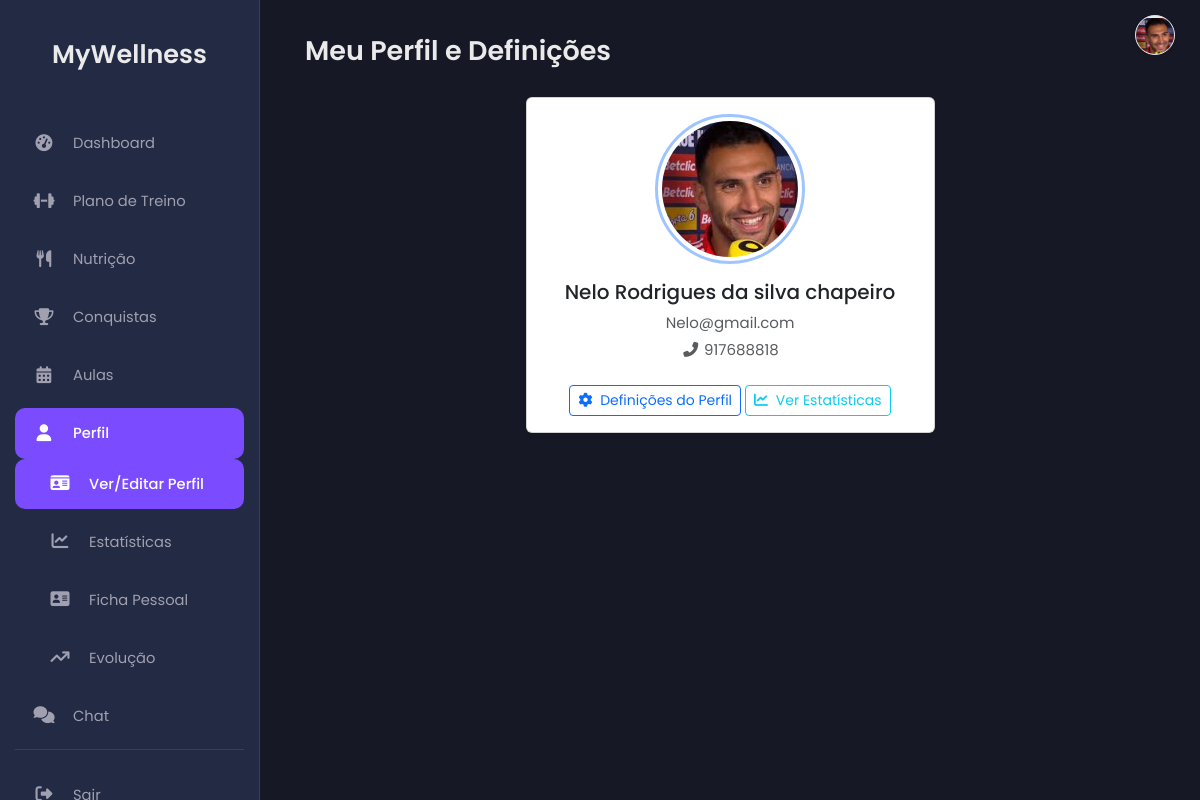
Screenshot of /profile.php (signed in) with the database file from the repository.
### tables this page shows
CREATE TABLE `clients` (
  `id` int(11) NOT NULL,
  `user_id` int(11) NOT NULL,
  `date_of_birth` date DEFAULT NULL,
  `weight` float DEFAULT NULL,
  `height` float DEFAULT NULL,
  `activity_level` varchar(50) DEFAULT NULL,
  `profession` varchar(100) DEFAULT NULL,
  `gym_frequency` varchar(100) DEFAULT NULL,
  `health_issues` text DEFAULT NULL,
  `water_percentage` decimal(5,2) DEFAULT NULL COMMENT 'Percentagem de Água Corporal',
  `idade_metabolica` int(11) DEFAULT NULL COMMENT 'Idade Metabólica (anos)',
  `morfotipo` varchar(50) DEFAULT NULL COMMENT 'Ectomorfo, Mesomorfo, Endomorfo',
  `ombros` decimal(5,1) DEFAULT NULL COMMENT 'Perímetro Ombros (cm)',
  `peitoral_dorsal` decimal(5,1) DEFAULT NULL COMMENT 'Perímetro Peitoral/Dorsal (cm)',
  `cintura` decimal(5,1) DEFAULT NULL COMMENT 'Perímetro Cintura (cm)',
  `abdominal` decimal(5,1) DEFAULT NULL COMMENT 'Perímetro Abdominal (cm)',
  `quadril` decimal(5,1) DEFAULT NULL COMMENT 'Perímetro Quadril (cm)',
  `braco_direito` decimal(5,1) DEFAULT NULL COMMENT 'Perímetro Braço Direito (cm)',
  `braco_esquerdo` decimal(5,1) DEFAULT NULL COMMENT 'Perímetro Braço Esquerdo (cm)',
  `coxa_direita` decimal(5,1) DEFAULT NULL COMMENT 'Perímetro Coxa Direita (cm)',
  `coxa_esquerda` decimal(5,1) DEFAULT NULL COMMENT 'Perímetro Coxa Esquerda (cm)',
  `perna_direita` decimal(5,1) DEFAULT NULL COMMENT 'Perímetro Perna Direita (cm)',
  `perna_esquerda` decimal(5,1) DEFAULT NULL COMMENT 'Perímetro Perna Esquerda (cm)',
  `tricipital` decimal(4,1) DEFAULT NULL COMMENT 'Prega Tricipital (mm)',
  `subescapular` decimal(4,1) DEFAULT NULL COMMENT 'Prega Subescapular (mm)',
  `bicipital` decimal(4,1) DEFAULT NULL COMMENT 'Prega Bicipital (mm)',
  `peitoral` decimal(4,1) DEFAULT NULL COMMENT 'Prega Peitoral (mm)',
  `axilar_media` decimal(4,1) DEFAULT NULL COMMENT 'Prega Axilar Média (mm)',
  `abdominal_plicometria` decimal(4,1) DEFAULT NULL COMMENT 'Prega Abdominal (mm)',
  `supra_iliaca` decimal(4,1) DEFAULT NULL COMMENT 'Prega Supra-ilíaca (mm)',
  `coxa` decimal(4,1) DEFAULT NULL COMMENT 'Prega Coxa (mm)',
  `geminal` decimal(4,1) DEFAULT NULL COMMENT 'Prega Geminal/Perna (mm)',
  `visceral_fat_index` tinyint(3) UNSIGNED DEFAULT NULL COMMENT 'Índice de Gordura Visceral (1-59)',
  `bone_mass_kg` decimal(4,2) DEFAULT NULL COMMENT 'Massa Óssea em Kg',
  `lean_mass_kg` decimal(5,2) DEFAULT NULL COMMENT 'Massa Magra em Kg',
  `muscle_mass_kg` decimal(5,2) DEFAULT NULL COMMENT 'Massa Muscular em Kg',
  `proteinas` decimal(5,2) DEFAULT NULL COMMENT 'Proteínas (Kg)',
  `fat_mass_kg` decimal(5,2) DEFAULT NULL COMMENT 'Massa Gorda em Kg',
  `fat_mass_percentage` decimal(5,2) DEFAULT NULL COMMENT 'Percentagem de Massa Gorda',
  `gordura_subcutanea` decimal(5,2) DEFAULT NULL COMMENT '% Gordura Subcutânea',
  `lean_mass_percentage` decimal(5,2) DEFAULT NULL COMMENT 'Percentagem de Massa Magra',
  `last_assessment_date` date DEFAULT NULL COMMENT 'Data da Última Avaliação Corporal'
);

CREATE TABLE `users` (
  `id` int(11) NOT NULL,
  `name` varchar(100) NOT NULL,
  `email` varchar(100) NOT NULL,
  `numero_telemovel` varchar(25) DEFAULT NULL COMMENT 'Número de telemóvel do utilizador',
  `password` varchar(255) NOT NULL,
  `role` enum('client','trainer','nutritionist','admin','receptionist') DEFAULT NULL,
  `token` varchar(255) DEFAULT NULL,
  `reset_token` varchar(255) DEFAULT NULL,
  `reset_token_expires_at` datetime DEFAULT NULL,
  `first_login` tinyint(1) NOT NULL DEFAULT 1,
  `created_at` timestamp NOT NULL DEFAULT current_timestamp(),
  `profile_picture` varchar(255) DEFAULT NULL
);

### profile.php (the view, shortened to what this page needs)
<?php
include 'db.php';
include 'header.php';
$user_id = $_SESSION['user_id'];
$user_role = $_SESSION['role'];
$page_error = '';
$profile_data = [];
try {
    $sql = "SELECT u.name, u.email, u.numero_telemovel, u.profile_picture";
    $params = [$user_id];
    if ($user_role === 'client') {
        $sql .= ", c.id as client_table_id, c.height, c.weight, c.activity_level, c.profession, c.gym_frequency, c.health_issues ";
        $sql .= " FROM users u LEFT JOIN clients c ON u.id = c.user_id WHERE u.id = ?";
    } else {
        $sql .= " FROM users u WHERE u.id = ?";
    }
    $stmt = $pdo->prepare($sql);
    $stmt->execute($params);
    $profile_data = $stmt->fetch(PDO::FETCH_ASSOC);
} catch (Exception $e) {
    $page_error = 'Erro ao carregar dados do perfil: ' . $e->getMessage();
    error_log("Error fetching profile data for user $user_id (role: $user_role): " . $e->getMessage());
    $profile_data = [];
}
$profile_pic_path = 'assets/img/profile_pics/';
$profile_pic_file_display = $profile_data['profile_picture'] ?? null;
$profile_pic_src_display = 'assets/img/default_avatar.png';
if ($profile_pic_file_display && file_exists($profile_pic_path . $profile_pic_file_display)) {
    $profile_pic_src_display = $profile_pic_path . $profile_pic_file_display;
}
?>
<?php
if ($user_role === 'client') {
    include 'sidebar_client.php';
} elseif ($user_role === 'trainer') {
    include 'sidebar_trainer.php';
} elseif ($user_role === 'nutritionist') {
    if (file_exists('sidebar_nutritionist.php')) {
        include 'sidebar_nutritionist.php';
    } else { echo ""; }
} elseif ($user_role === 'admin') {
    if (file_exists('sidebar_admin.php')) {
        include 'sidebar_admin.php';
    } else { echo ""; }
} elseif ($user_role === 'receptionist') {
    if (file_exists('sidebar_receptionist.php')) {
        include 'sidebar_receptionist.php';
    } else { echo ""; }
} else { echo ""; }
?>
<main class="main-content">
    <h2>
        <?php
            if ($user_role === 'client') echo "Meu Perfil e Definições";
            elseif ($user_role === 'trainer') echo "Perfil do Treinador";
            elseif ($user_role === 'nutritionist') echo "Perfil do Nutricionista";
            elseif ($user_role === 'admin') echo "Perfil do Administrador";
            else echo "Meu Perfil";
        ?>
    </h2>
    <?php if (!empty($page_error)): ?>
        <div class="alert alert-danger"><?= htmlspecialchars($page_error) ?></div>
    <?php else: ?>
        <div id="profile-view-section">
            <div class="row g-4 justify-content-center">
                <div class="col-lg-6 col-md-8">
                    <div class="card text-center shadow-sm mb-4">
                        <div class="card-body">
                            <img src="<?= htmlspecialchars($profile_pic_src_display) ?>?t=<?= time() ?>" alt="Foto de Perfil" class="img-thumbnail rounded-circle mb-3" style="width: 150px; height: 150px; object-fit: cover; border: 3px solid var(--bs-primary-border-subtle);">
                            <h5 class="card-title"><?= htmlspecialchars($profile_data['name'] ?? 'N/D') ?></h5>
                            <p class="card-text text-muted mb-1"><?= htmlspecialchars($profile_data['email'] ?? 'N/D') ?></p>
                            <p class="card-text text-muted">
                                <i class="fas fa-phone-alt fa-fw me-1"></i><?= htmlspecialchars($profile_data['numero_telemovel'] ?? 'N/D') ?>
                            </p>
                            <button type="button" id="edit-profile-button" class="btn btn-outline-primary btn-sm mt-2">
                                <i class="fas fa-cog me-1"></i> Definições do Perfil
                            </button>
                            <?php if ($user_role === 'client'):  ?>
                                <a href="client_statistics.php" class="btn btn-outline-info btn-sm mt-2">
                                    <i class="fas fa-chart-line me-1"></i> Ver Estatísticas
                                </a>
                            <?php endif; ?>
                        </div>
                    </div>
                </div>
            </div>
        </div>
    <?php endif;  ?>
</main>
<?php
include 'footer.php';
?>

### assets/css/dashboard_cliente.css (style rules this page uses)
:root { --bg-dark-primary: #161925; --bg-dark-secondary: #232A44; --text-light: #EAEAEA; --text-muted: #A0A0B0; --accent-color: #7B4BFF; --accent-color-hover: #6a3ffb; --border-color: #3a3f58; --sidebar-width: 260px; --sidebar-width-collapsed: 80px; --font-family: 'Poppins', sans-serif; }
body.dashboard-body { background-color: var(--bg-dark-primary); color: var(--text-light); font-family: var(--font-family); margin: 0; padding: 0; display: flex; min-height: 100vh; font-size: 15px; }
.main-content { margin-left: var(--sidebar-width); padding: 35px 45px; width: calc(100% - var(--sidebar-width)); background-color: var(--bg-dark-primary); transition: margin-left 0.3s ease, width 0.3s ease; overflow-y: auto; }
.main-content h2 { color: var(--text-light); margin-bottom: 30px; font-weight: 600; font-size: 1.8em; }
.row { --bs-gutter-x: 2rem; --bs-gutter-y: 1.5rem; }

### assets/css/personalizacao_chat.css (style rules this page uses)
:root { --chat-bg: #FFFFFF; --chat-text: #000000; --chat-border: #D1D1D6; --chat-messages-bg: #FFFFFF; --chat-input-area-bg: #F8F9FA; --chat-input-bg: #FFFFFF; --chat-placeholder-text: #8A8A8E; --chat-sent-bg: #007AFF; --chat-sent-bg-rgb: 0, 122, 255; --chat-sent-text: #FFFFFF; --chat-received-bg: #E5E5EA; --chat-received-text: #000000; --chat-timestamp-sent: #d1eaff; --chat-timestamp-received: #6c757d; }

### rows the page displays
clients: user.profile_picture (picture), user.name "Nelo Rodrigues da silva chapeiro", user.email "Nelo@gmail.com", user.numero_telemovel "917688818"
